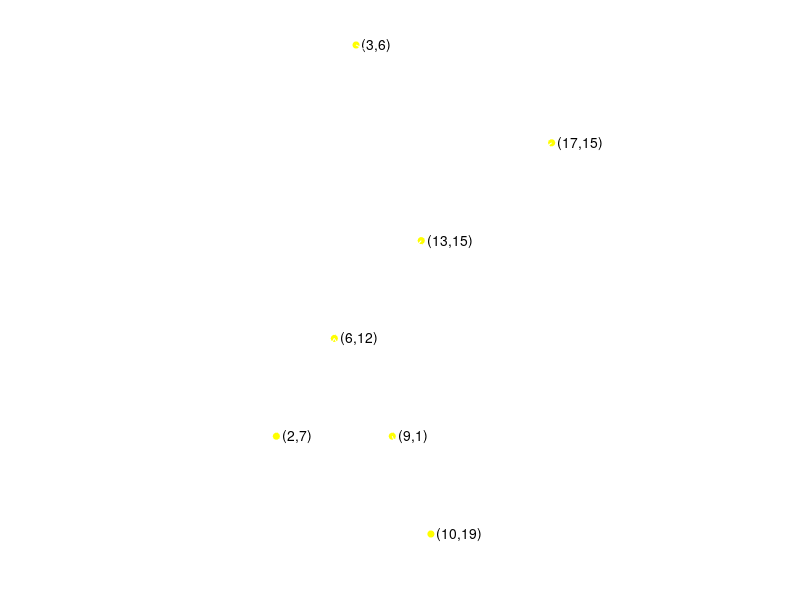
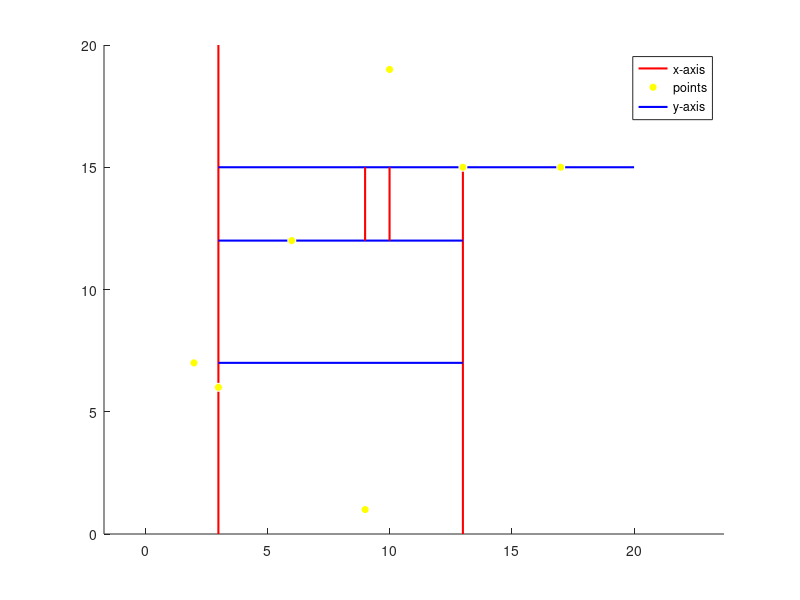

The MATLAB source for these figures, in order:
% KD Tree implementation
clear; clc; 
% represent split_axis by 0 and 1 where 0 = x, 1 = y

split_axis = 0;

function [kdNode, split_axis] = createKdnode(xval, yval, split_axis)
    kdNode = struct("split_axis",split_axis,"xvalue",xval,"yvalue",yval,"left",[], "right", []);
    split_axis = ~split_axis;
end

function graph = insertKdnode(graph, kdNode)
    if isempty(graph)
        graph = kdNode; 
        return;
    end
    
    split_axis = kdNode.split_axis;
    
    if split_axis == 0
        if kdNode.xvalue < graph.xvalue
            graph.left = insertKdnode(graph.left, kdNode);
        else
            graph.right = insertKdnode(graph.right, kdNode);
        end
    else
        if kdNode.yvalue < graph.yvalue
            graph.left = insertKdnode(graph.left, kdNode);
        else
            graph.right = insertKdnode(graph.right, kdNode);
        end
    end
end

function plotKdTree(root)
    clf; 
    hold on;
    axis equal off;
    if isempty(root)
        return;
    end
    plotNode(root, 0, 0, 10);
end

function plotNode(node, x, y, dx)
    plot(x,y,'wo', 'MarkerFaceColor','y');
    text(x+0.3,y,sprintf('(%d,%d)',node.xvalue, node.yvalue));

    if ~isempty(node.left)
        xL = x - dx;
        yL = y - 5;
        plot([x, xL], [y, yL], 'w-');
        plotNode(node.left, xL, yL, dx/1.5);
    end

    if ~isempty(node.right)
        xR = x + dx;
        yR = y - 5;
        plot([x, xR], [y, yR], 'w-');
        plotNode(node.right, xR, yR, dx/1.5);
    end
end


points = [3 6; 17 15; 13 15; 6 12; 9 1; 2 7; 10 19];
graph = [];

for i = 1:size(points,1)
    xval = points(i, 1);
    yval = points(i, 2);

    [kdNode, split_axis] = createKdnode(xval, yval, split_axis);
    graph = insertKdnode(graph, kdNode);
end

plotKdTree(graph);


function plotKdSpace(node, xmin, xmax, ymin, ymax)
    if isempty(node)
        return;
    end

    hold on;

    if node.split_axis == 0
        % split on x
        x = node.xvalue;
        plot([x x], [ymin ymax], 'r-', 'LineWidth', 1.5);
        plot(x, node.yvalue, 'wo', 'MarkerFaceColor','y');

        plotKdSpace(node.left, xmin, x, ymin, ymax);
        plotKdSpace(node.right, x, xmax, ymin, ymax);
    else
        % split on y
        y = node.yvalue;
        plot([xmin xmax], [y y], 'b-', 'LineWidth', 1.5);
        plot(node.xvalue, y, 'wo', 'MarkerFaceColor','y');

        plotKdSpace(node.left, xmin, xmax, ymin, y);
        plotKdSpace(node.right, xmin, xmax, y, ymax);
    end
end

figure; hold on; axis equal;
plotKdSpace(graph, 0, 20, 0, 20);
legend('x-axis','points', 'y-axis');
